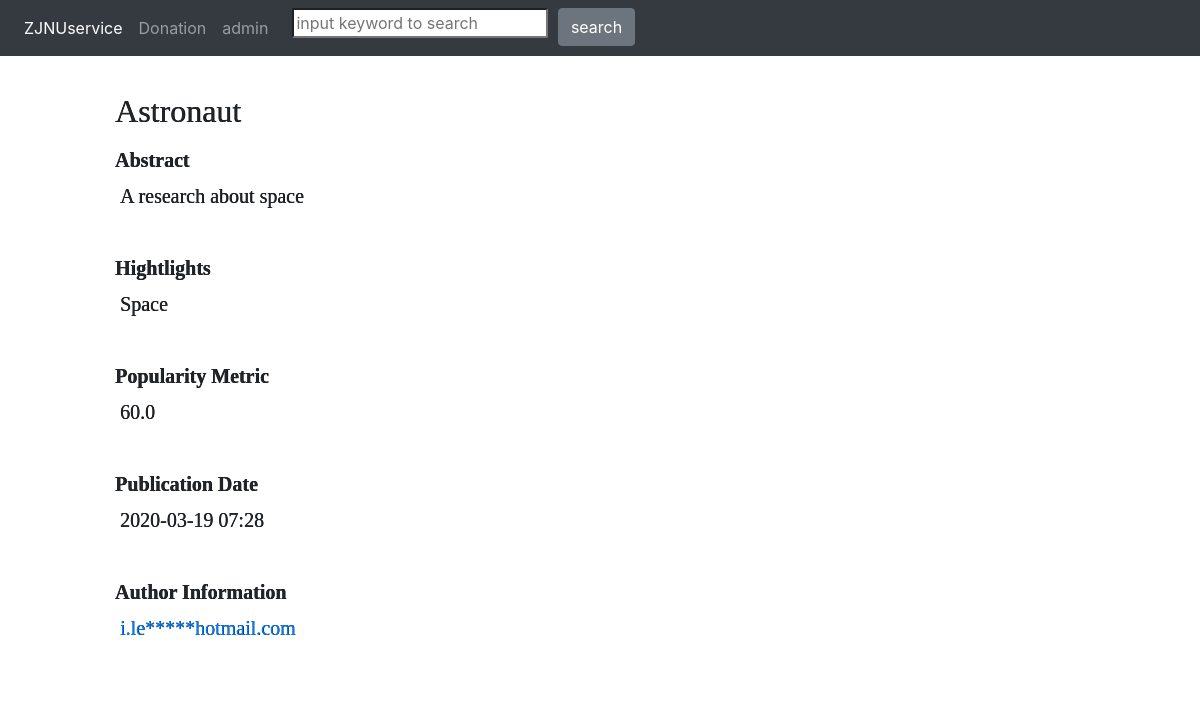
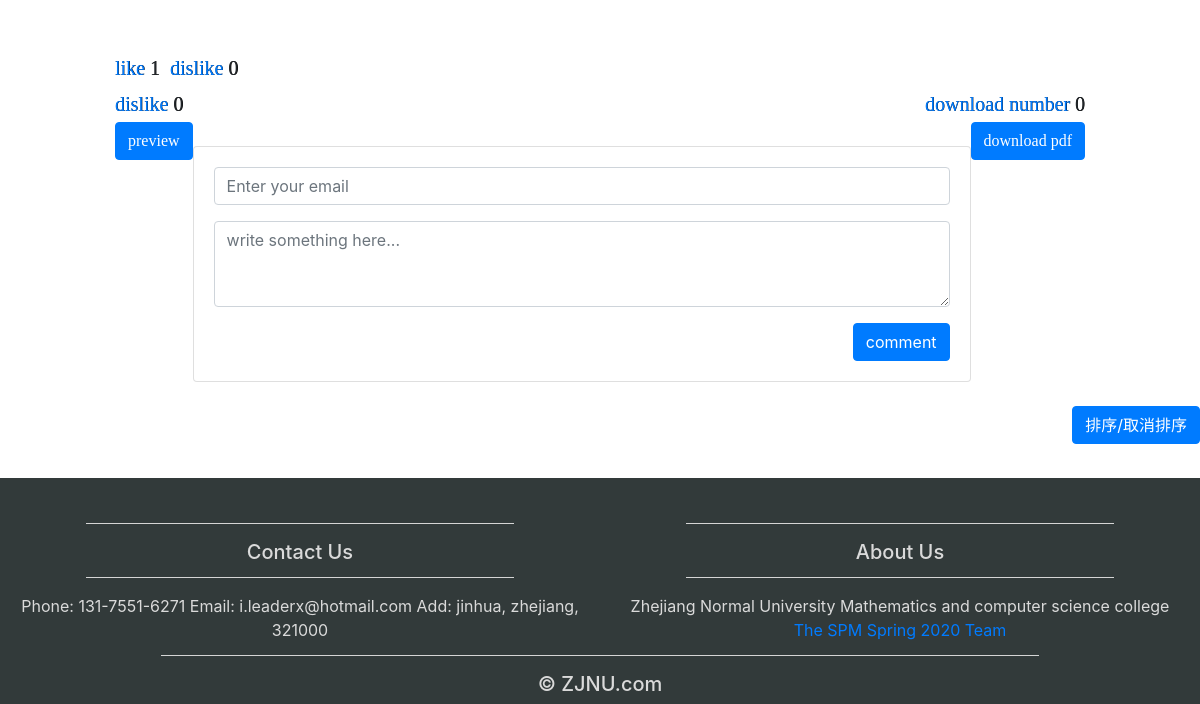
The page /article/7 on the database as committed earlier (2 pictures, top to bottom).
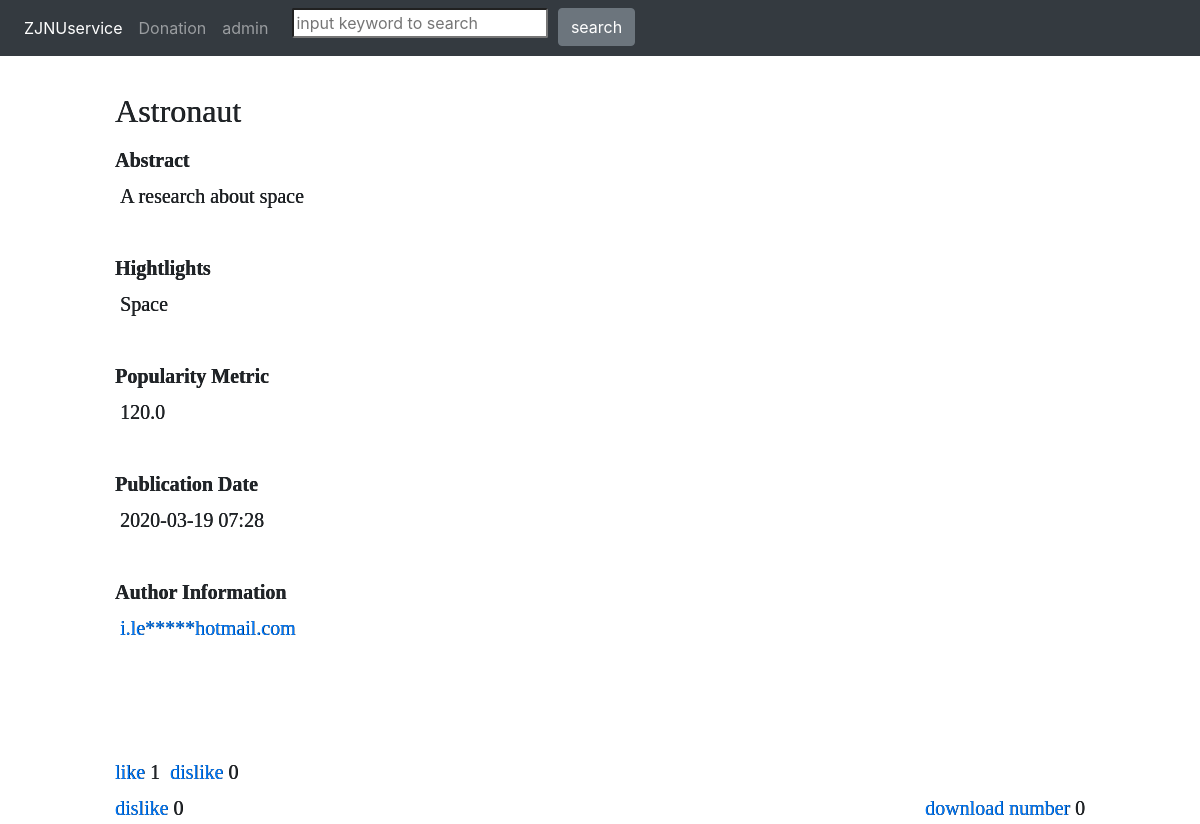
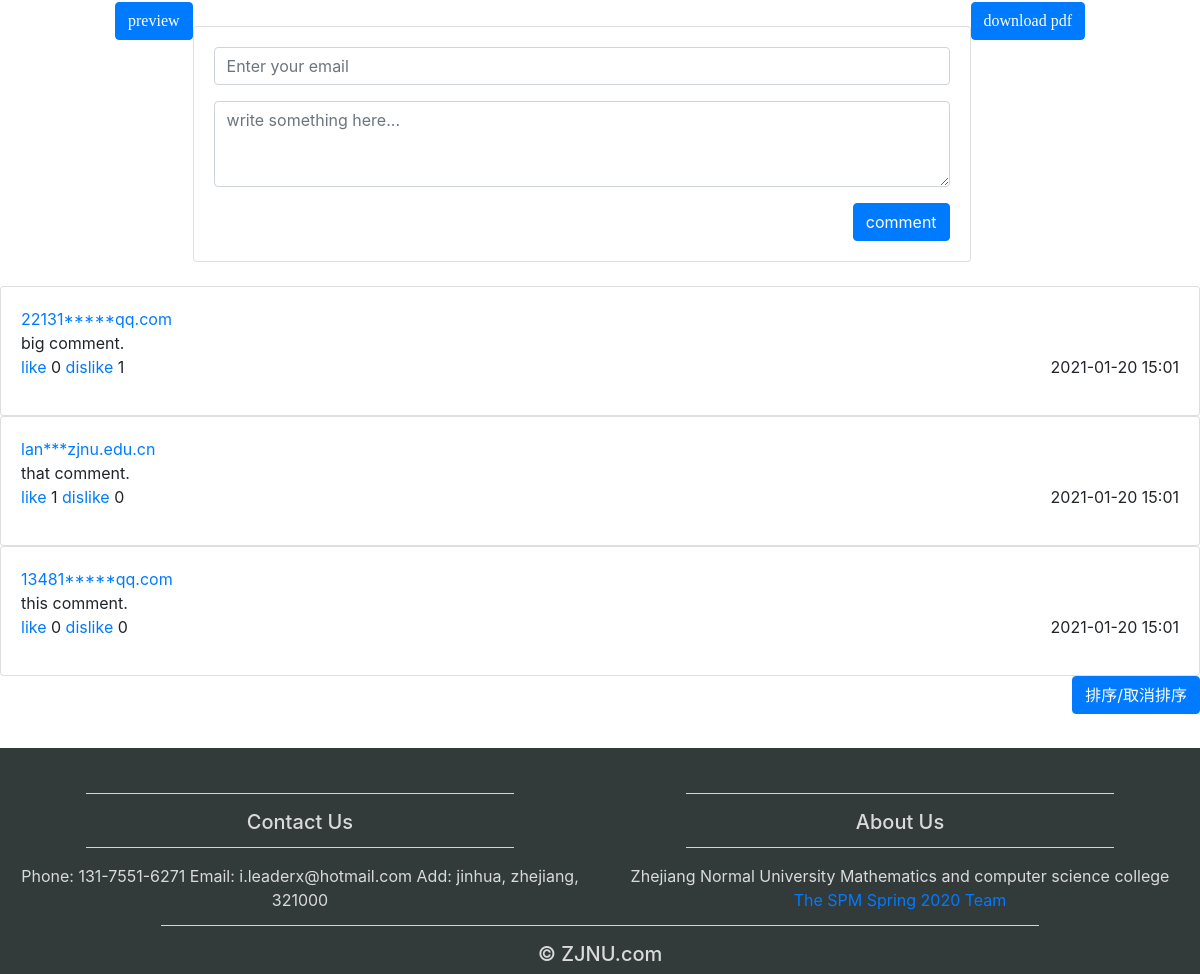
The same page on the database as committed later (2 pictures, top to bottom).
### service.py (models this page shows)
class Article(db.Model):
    __tablename__ = 'articles'
    id = db.Column(db.Integer, primary_key=True)
    author_id = db.Column(db.Integer, db.ForeignKey('authors.id'))
    subject_id = db.Column(db.Integer, db.ForeignKey('subjects.id'))
    title = db.Column(db.Text)
    abstract = db.Column(db.Text)
    highlight = db.Column(db.Text)
    time = db.Column(db.DateTime)
    visit = db.Column(db.Integer)
    upvote = db.Column(db.Integer)
    downvote = db.Column(db.Integer)
    metric = db.Column(db.Float, default=0)
    fpath = db.Column(db.String)
    status = db.Column(db.Integer, default=1)
    downloadcount = db.Column(db.Integer)
    comments = db.relationship('Comment', backref='article', cascade='all,delete-orphan')

class Author(db.Model):
    __tablename__ = 'authors'
    id = db.Column(db.Integer, primary_key=True)
    mail = db.Column(db.String(50), unique=True)
    is_banned = db.Column(db.Boolean, default=False)
    articles = db.relationship('Article', backref='author')
    comments = db.relationship('Comment', backref='author')

class Comment(db.Model):
    __tablename__ = 'comments'
    id = db.Column(db.Integer, primary_key=True)
    author_id = db.Column(db.Integer, db.ForeignKey('authors.id'))
    article_id = db.Column(db.Integer, db.ForeignKey('articles.id'))
    body = db.Column(db.Text)
    upvote = db.Column(db.Integer)
    downvote = db.Column(db.Integer)
    time = db.Column(db.DateTime)

### service.py (the view)
@app.route('/article/<articleID>')
def get_article(articleID):
    article = Article.query.filter_by(id=articleID).first()
    ip = session.get('ip')
    if not Visitor.query.filter_by(ip=ip).first():
        article.visit += 1
        db.session.add(article)
    comments_tup = []
    comments = article.comments
    for n,i in enumerate(comments):
        comments_tup.append((n,i))
    return render_template('article.html', article=article, comments=comments_tup, Tool=Tool)

### service.py (called while the page is built, shortened)
@app.before_request
def before_request():
    ip = IP
    session['ip'] = ip
    visitor = Visitor.query.filter_by(ip=ip).first()
    if visitor is None:
        visitor = Visitor(ip=ip)
        db.session.add(visitor)
    else:
        if Visitor.query.filter_by(ip=ip).first().is_banned:
            print('you have beenn banned')
            return render_template('error.html', message='you have beenn banned')
        if request.path.startswith('/article'):
            article_id = Tool.find_path_last_id(request.path)
            visitor = Visitor.query.filter_by(ip=ip).first()
            visitvote = VisitVote.query.filter_by(visitor_id=visitor.id, article_id=article_id).first()

    @staticmethod
    def find_path_last_id(path):
        return path[path.rfind('/', 1) + 1:]

    @staticmethod
    def sensitive_words_filter(text):
        f = open(basedir + '/static/sensitive words/1.txt', 'r')
        result = ''
        flag = True
        for line in f:
            if line.strip() in text.split():
                flag = False
                result = text.replace(line.strip(), '**')
                text = result
        f.close()
        if flag:
            return text
        else:
            return result

    @staticmethod
    def email_display_filter(email):
        pre = email[:email.rfind('@')]
        display = pre[:len(pre) // 2]
        suf = email[email.rfind('@') + 1:]
        for i in range(len(pre[len(pre) // 2:])):
            display += '*'
        return display + suf

### templates/article.html (shortened to what this page needs)
{% extends "template.html" %}
{% block content %}
    <br>
    <h2 class="card-title">{{ article.title }}</h2>
    <p class="card-text bp">Abstract<br></p><p>&nbsp;{{ Tool.sensitive_words_filter(article.abstract) }}</p><br><br>
    <p class="card-text bp">Hightlights<br></p><p>&nbsp;{{ article.highlight }}</p><br><br>
    <p class="card-text bp">Popularity Metric<br></p><p>&nbsp;{{ article.metric }}</p><br><br>
    <p class="card-text bp">Publication Date<br></p><p>&nbsp;{{ article.time.strftime("%Y-%m-%d %H:%M") }}</p><br><br>
    <p class="card-text bp">Author Information<br></p>&nbsp;<a href="{{ url_for('author', author_id=article.author_id) }}">{{ Tool.email_display_filter(article.author.mail) }}</a><br><br>
            <br><br>
            <div>
                <p class="text-primary pp" onclick="like()">like</p>
                <p id="like">{{ article.upvote }}</p>&nbsp;
                <p class="text-primary pp" onclick="dislike()">dislike</p>
                <p id="dislike">{{ article.downvote }}</p>&nbsp;<br>
        <p class="text-primary pp" onclick="dislike()">dislike</p> <p id="dislike">{{ article.downvote }}</p>&nbsp;
        <div style="float:right"><p class="text-primary">download number </p> <p id="download_number">{{ article.downloadcount }}</p></div><br>
                <a href="{{ url_for('download_file', id=article.id, filename=article.fpath) }}">
                    <button class="btn btn-primary" style="float:right">download pdf</button>
                </a>
                <a href="{{ url_for('preview_file', filename=article.fpath) }}">
                    <button class="btn btn-primary" style="float:left">preview</button>
                </a>
            </div>
        </div>
    <br>
    <div class="card">
        <div class="card-body">
            <form method="post" action="{{ url_for('post_comment', articleID=article.id) }}" onsubmit="">
                <div class="form-group">
                    <input type="email" class="form-control" id="email" name="email" placeholder="Enter your email"
                           required="required">
                </div>
                <div class="form-group">
                    <textarea class="form-control" rows="3" name="body" placeholder="write something here..."
                              required="required"></textarea>
                </div>
                <button class="btn btn-primary" type="submit" style="float:right">comment</button>
            </form>
        </div>
    </div><br>
    <div class="comments">
        {% for comment in comments[::-1] %}
            <div class="card">
                <div class="card-body">
                    <p>
                        <a href="/author/{{ comment[1].author.id }}">{{ Tool.email_display_filter(comment[1].author.mail) }}</a>
                    </p><br>
                    <p>{{ Tool.sensitive_words_filter(comment[1].body) }}</p><br>
                    <p class="text-primary pp" onclick="clike({{ comment[1].id }})">like</p>
                    <p id='cl{{ comment[1].id }}' class="like">{{ comment[1].upvote }}</p>
                    <p class="text-primary pp" onclick="cdislike({{ comment[1].id }})">dislike</p>
                    <p id='cd{{ comment[1].id }}' class="dislike">{{ comment[1].downvote }}</p>
                    <p style="float:right" class="time">{{ comment[1].time.strftime("%Y-%m-%d %H:%M") }}</p>
                </div>
            </div>
        {% endfor %}
    </div>
    <button class="btn btn-primary" type="submit" style="float:right" onclick="sort()">排序/取消排序</button>
{% endblock %}

### templates/template.html (shortened to what this page needs)
<!DOCTYPE html>
<html lang="en">
<head>
        <link rel="stylesheet" href="https://cdn.staticfile.org/twitter-bootstrap/4.1.0/css/bootstrap.min.css">
</head>
<body>
    <nav class="navbar navbar-expand-sm bg-dark navbar-dark">
      <ul class="navbar-nav">
        <li class="nav-item active">
          <a class="nav-link" href="/">ZJNUservice</a>
        </li>
        <li class="nav-item">
          <a class="nav-link" href="/donation">Donation</a>
               </li>
        <li class="nav-item">
          <a class="nav-link" href="/admin">admin</a>
        </li>
          <li class="nav-item" style="float:right">
              <form id="searchInput" method="get" action="/search" style="float: left">
              <input type="text" name="content" id="search_text" style="border-radius:2px;" placeholder="input keyword to search"/>&nbsp;
              </form>
              <button class="btn btn-secondary" style="margin-left: 5px;" id="search_btn">search</button>
          </li>
      </ul>
    </nav>
    <div style="font-size: 20px; line-height: 1.8; text-shadow: 0.3px 0.3px black; font-family: Times, serif;" class="col-sm-10 container">
    {% block content %}
    {% endblock %}
</body>
 <br>
    <br>
    <br>
<footer>
<div class="container-fluid padding">
	<div class="row text-center">
		<div class="col-md-6">
			<hr class="light">
			<h5>Contact Us</h5>
			<hr class="light">
			<p>Phone: 131-7551-6271</p>
			<p>Email: i.leaderx@hotmail.com</p>
			<p>Add: jinhua, zhejiang, 321000</p>
		</div>
		<div class="col-md-6">
			<hr class="light">
			<h5>About Us</h5>
			<hr class="light">
			<p>Zhejiang Normal University</p>
			<p>Mathematics and computer science college</p>
            <p><a style="text-decoration: none;" href="http://lanlab.org/course/2020s/spm/decide-areas-for-improvement-review.html">The SPM Spring 2020 Team</a></p>
		</div>
		<div class="col-12">
				<hr class="light">
				<h5><a style="text-decoration: none; color:#dadada;" href="http://zjnu.edu.cn/">&copy; ZJNU.com</a></h5>
		</div>
	</div>
</div>
</footer>
</html>

### templates/template.html (style rules this page uses)
footer { background-color: #323a3a; color: #dadada; padding-top: 2rem; }
hr.light { border-top: 1px solid #d5d5d5; width: 75%; margin-top: .8rem; margin-bottom: 1rem; }

Rows that differ between the two databases and show on the page:
changed Article "Astronaut": metric "60.0" → "120.0"
added Comment: sensitive_words_filter "big comment.", upvote "0", downvote "1", time "2021-01-20 15:01"
added Author: email_display_filter "22131*****qq.com"
added Comment: sensitive_words_filter "that comment.", upvote "1", downvote "0", time "2021-01-20 15:01"
added Author: email_display_filter "lan***zjnu.edu.cn"
added Comment: sensitive_words_filter "this comment.", upvote "0", downvote "0", time "2021-01-20 15:01"
added Author: email_display_filter "13481*****qq.com"
